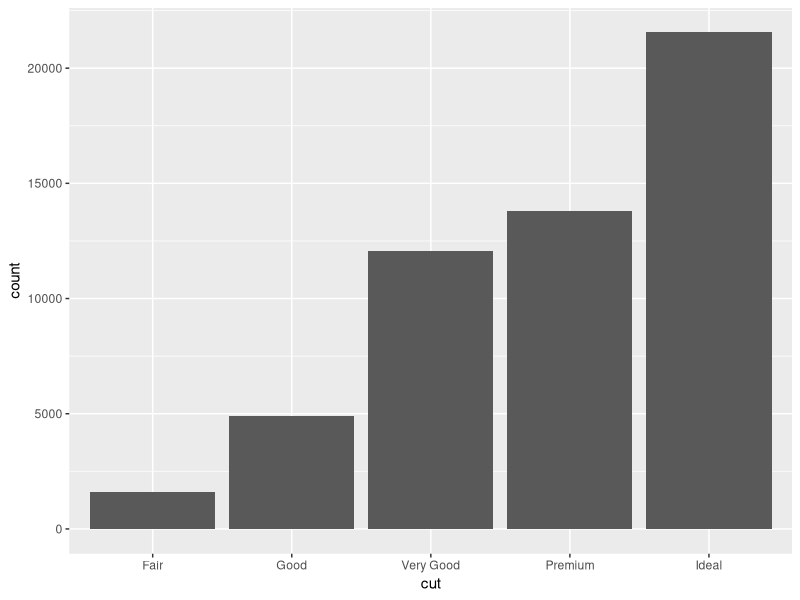
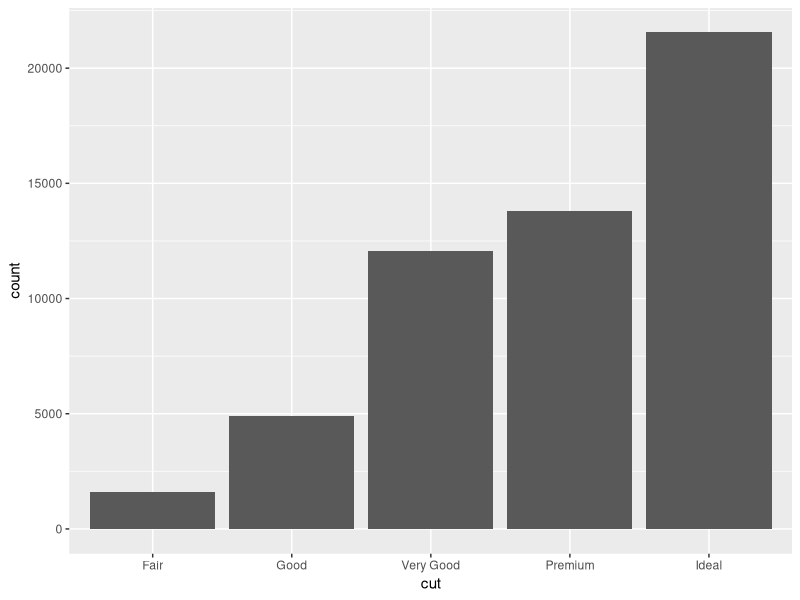
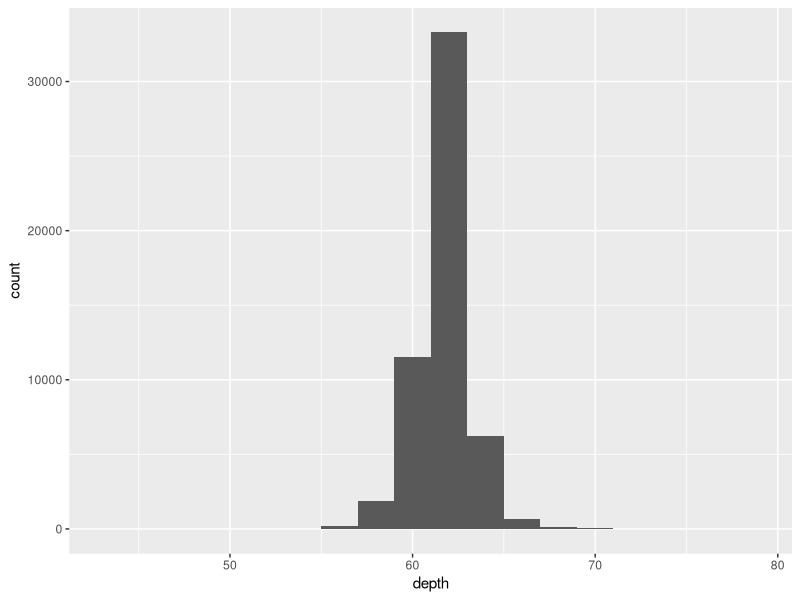
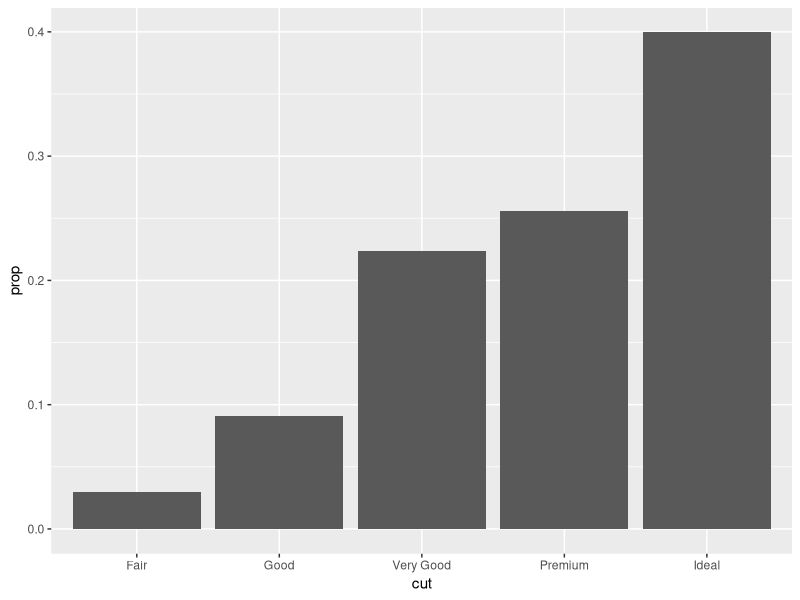
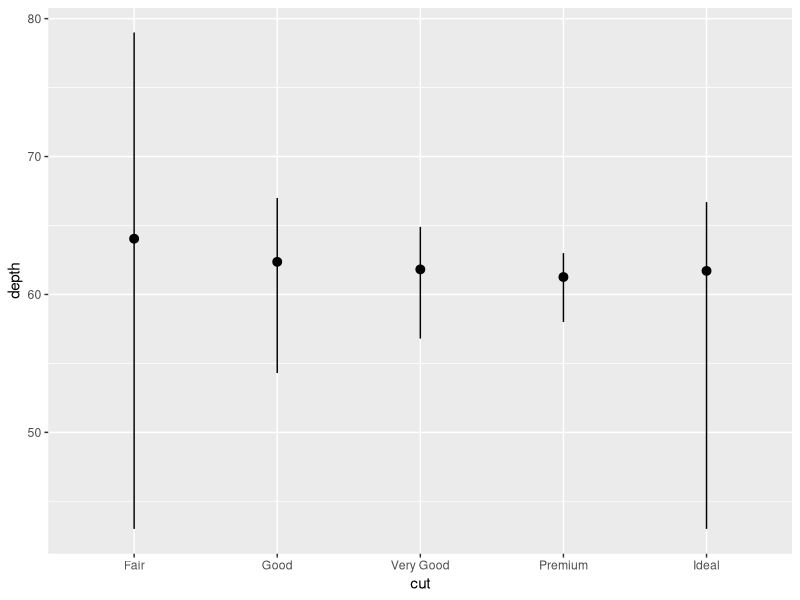
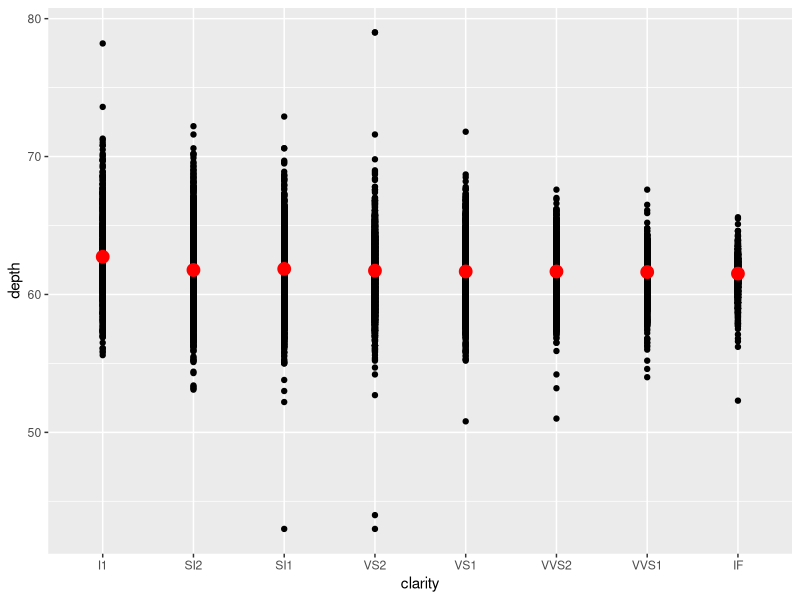
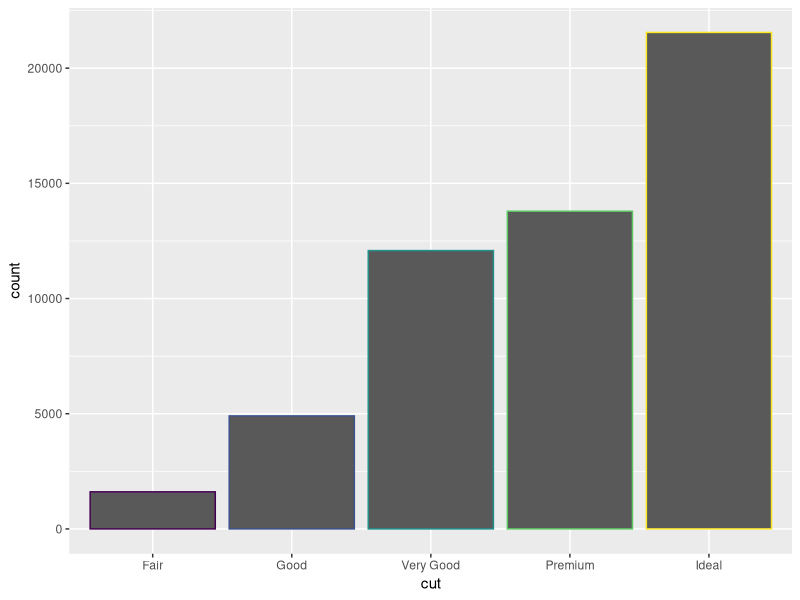
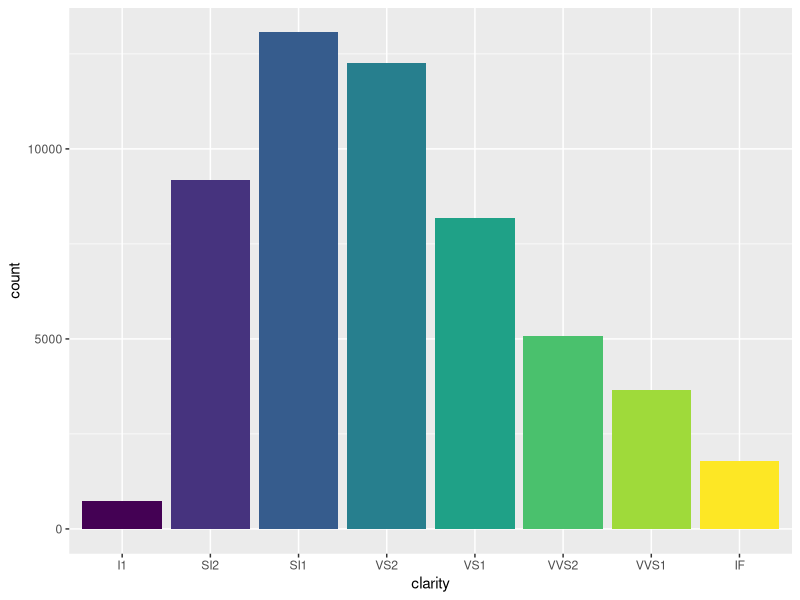

Recreate these plots in R, in order.
# st = Statistical Transformations
library(tidyverse)

# In the data diamonds, x = length in mm, y = width in mm, z = depth in mm
View(diamonds)
colnames(diamonds)

# Using stat in geom_bar generates the count of each of the variables
ggplot(diamonds, aes(cut)) + geom_bar()
ggplot(diamonds,aes(cut)) + stat_count()
str(diamonds)

#Stat Summaries
ggplot(diamonds, aes(depth)) + stat_bin(binwidth = 2)
ggplot(diamonds) + geom_bar(aes(cut, ..prop.., group = 1))
?stat_summary
# using stat_summary, for plotting various aggregates
ggplot(diamonds) + stat_summary(mapping =  aes(x=cut, y=depth),
                                fun.ymin = min,
                                fun.ymax = max,
                                fun.y = mean)

ggplot(diamonds, aes(clarity, depth)) + geom_point() + stat_summary(fun.y = "mean", 
                                                                    color = "red", 
                                                                    size = 4, geom = "point")


# Styling using color/fill aesthetics
diamonds
colnames(diamonds)
levels(diamonds$clarity)
levels(diamonds$cut)
ggplot(diamonds) + geom_bar(aes(x = cut, color = cut), show.legend = FALSE)
ggplot(diamonds) + geom_bar(aes(x = clarity, fill = clarity), show.legend = FALSE)

# Stacked Bar Chart
ggplot(diamonds) + geom_bar(aes(clarity, fill = cut))

# Stacking in bars is enabled by positional adjustment. If one doesn't want to visualise a stacked bar chart, the options, Identity, dodge or fill can be used too.
#Dodge is like split bar chart?
ggplot(diamonds, aes(cut, color = clarity)) +  geom_bar(fill = NA, position = 'identity')
ggplot(diamonds, aes(cut, color = clarity)) + geom_bar()

# Another representation
ggplot(diamonds) + geom_bar(aes(cut, fill = color), position = 'dodge')
